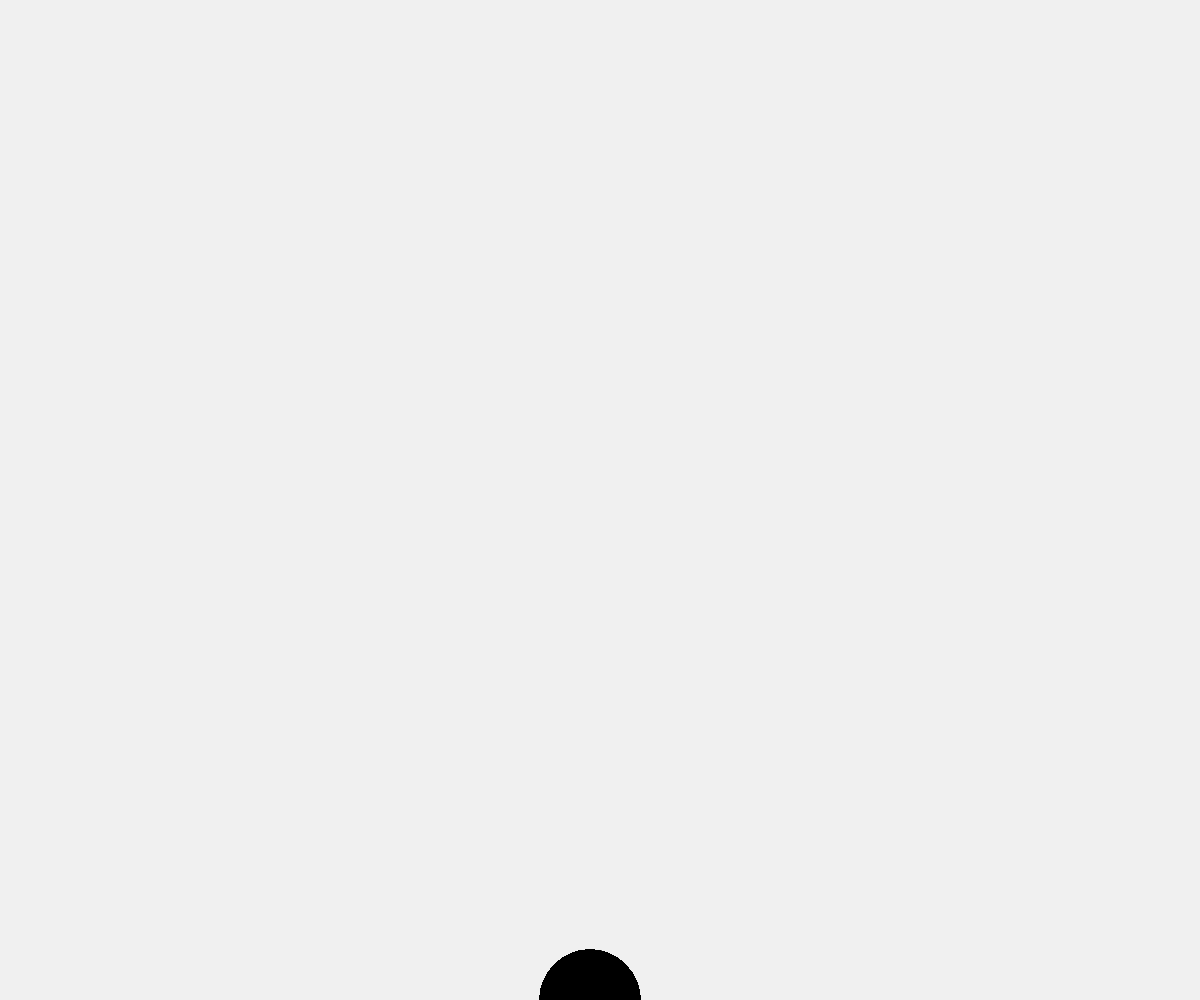
Frame 1 (no input)
Frame 60 (no input): blank canvas, image omitted
Frame 120 (the mouse pressed at the canvas centre since frame 60): blank canvas, image omitted

The p5.js sketch that drew this single still picture (run headless with seeded random() and noise() and a simulated clock; from frame 60 on, the mouse is pressed at the canvas centre):

// p5.js sketch
// ── sketch.js
var allSegments = [];
var originalXSpeed = 0;
var originalYSpeed = 10;
var screenMiddleX = 0;
var screenMiddleY = 0;
var maxRange = 100;

function segment()
{
    this.setup = function(range)
    {
        this.y = screenMiddleY;
        this.x = screenMiddleX;
        this.range = range;//the number that a circle is in line
        this.space = 1;
        if (mouseX < this.x)//big - small
        {
            this.xDifference = mouseX - this.x;
            this.direction = "left";
        }
        else if (mouseX > this.x)
        {
            this.xDifference = this.x - mouseX;
            this.direction = "right";
        }
        else 
        {
            this.xDifference = 1;
            this.direction = "up";
        }
        this.yDifference = this.y - mouseY;
        this.xSpeed = 0;
        this.ySpeed = 0;
        this.acceleration = 10;
        
    }
    this.update = function()
    {
        //movement
        this.xTarget = this.range * (this.space * this.xDifference) / sqrt(sq(this.xDifference) + sq(this.yDifference));
        this.yTarget = this.range * (this.space * this.yDifference) / sqrt(sq(this.xDifference) + sq(this.yDifference));
        if (this.x > this.xTarget)
        {
            this.xSpeed -= this.acceleration;
        }
        if (this.x < this.xTarget)
        {
            this.xSpeed += this.acceleration;
        }
        this.x += this.xSpeed;
        this.y += this.ySpeed;
        fill(0)
        ellipse(this.x, this.y, 100, 100)
        if (this.range == 70)
        {
            fill(255)
            if (this.direction == "right")
            {
                ellipse(this.x, this.y - this.ySpeed, 10, 10)
            }
            if (this.direction == "left")
            {
                ellipse(this.x, this.y - this.ySpeed, 10, 10)
            }
        }

    }
}

function newSegment(number)
{
    var newSegment = new segment;
    newSegment.setup(number);
    allSegments.push(newSegment)

}
function segments()
{
    for(i = 0; i < maxRange; i++)
    {
        newSegment(i);
    }
}
function setup()
{
    createCanvas(windowWidth, windowHeight);
    screenMiddleX = windowWidth/2;
    screenMiddleY = windowHeight;
    segments();
}
/*function newSegment()
{
    
    for(i = 0; i < allSegments.length; i++)
    {
        allSegments.update();

        if (allSegments[i].range >= allSegments[i].maxRange)
        {
            allSegments.splice(i,1)
        }
    }
}
*/
function draw()
{    
    background(240);
    for(i = 0; i < allSegments.length; i++)
        {
            allSegments[i].update();
            //if (sqrt( sq(allSegments[i + 1].x - allSegments[i].x) + sq(allSegments[i + 1].y - allSegments[i].y) ) > allSegments[i].space)
            //{
            //allSegments[i].x = allSegments[i - 1]/2
            //allSegments[i].y = (allSegments[i - 1] + allSegments[i].space)/2
            //}
            if (allSegments[i].range >= allSegments[i].maxRange)
            {
                allSegments.splice(i,1)
            }
        }
}
function windowResized()
{
    createCanvas(windowWidth, windowHeight)
    screenMiddleX = windowWidth/2
    screenMiddleY = windowHeight
}
